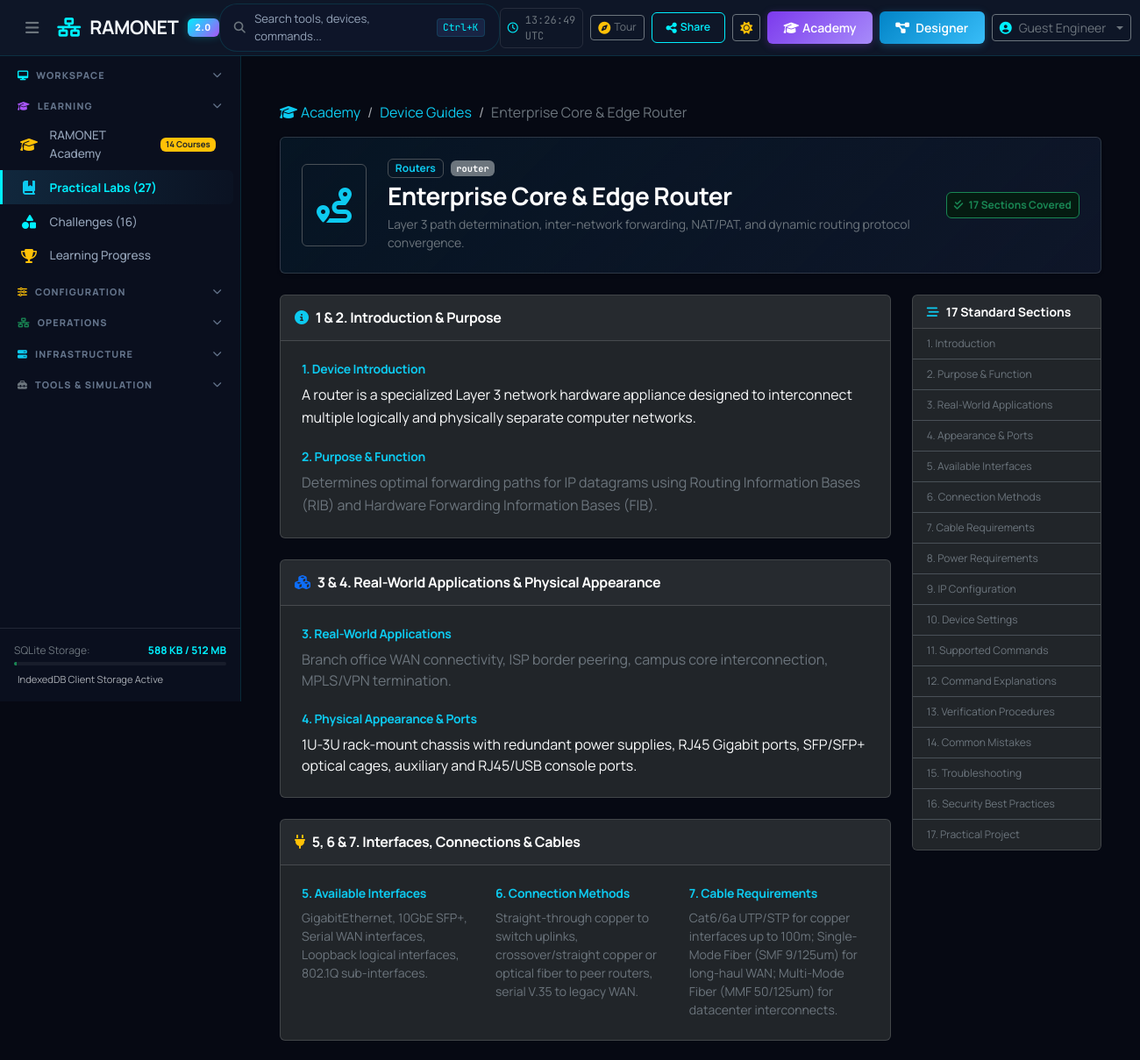
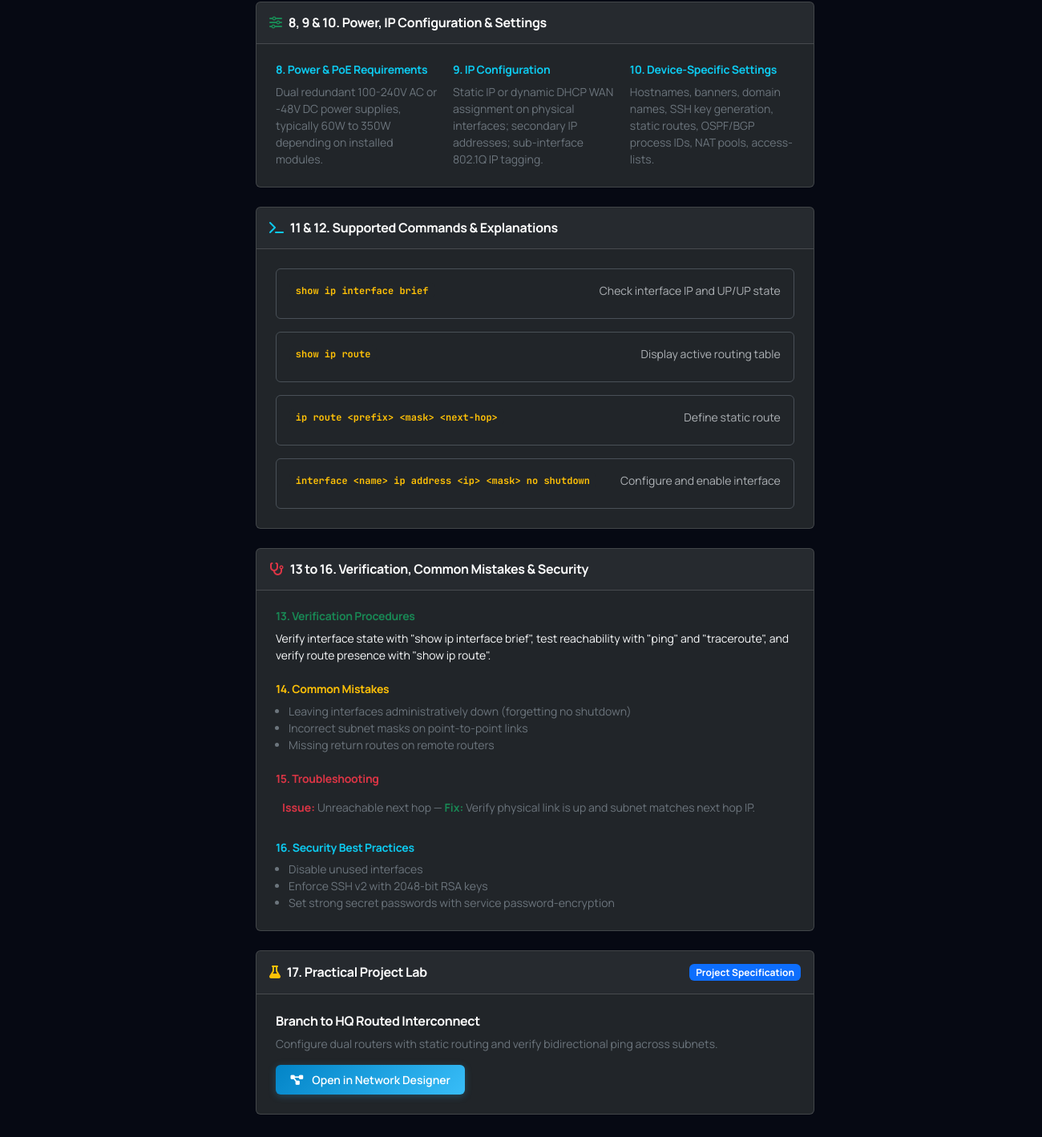
The page /academy/devices/router/ on the database its author committed (2 pictures, top to bottom).
### academy/models.py (models this page shows, shortened)
class DeviceGuide(models.Model):
    device_type = models.CharField(max_length=64, unique=True, help_text="e.g. router, layer2_switch, firewall")
    name = models.CharField(max_length=128)
    slug = models.SlugField(max_length=128, unique=True)
    category = models.CharField(max_length=64)
    icon = models.CharField(max_length=64, default='fa-server')
    summary = models.TextField()
    section_1_intro = models.TextField(help_text="1. Device introduction")
    section_2_purpose = models.TextField(help_text="2. Purpose and function")
    section_3_applications = models.TextField(help_text="3. Real-world applications")
    section_4_appearance_ports = models.TextField(help_text="4. Physical appearance and ports")
    section_5_interfaces = models.TextField(help_text="5. Available interfaces")
    section_6_connection_methods = models.TextField(help_text="6. Connection methods")
    section_7_cables = models.TextField(help_text="7. Cable requirements")
    section_8_power_requirements = models.TextField(help_text="8. Power and PoE requirements")
    section_9_ip_configuration = models.TextField(help_text="9. IP configuration")
    section_10_device_settings = models.TextField(help_text="10. Device-specific settings")
    section_11_commands = models.JSONField(default=list, help_text="11. Supported commands")
    section_12_command_explanations = models.JSONField(default=list, help_text="12. Command explanations")
    section_13_verification = models.TextField(help_text="13. Verification procedures")
    section_14_common_mistakes = models.JSONField(default=list, help_text="14. Common mistakes")
    section_15_troubleshooting = models.JSONField(default=list, help_text="15. Troubleshooting")
    section_16_security_practices = models.JSONField(default=list, help_text="16. Security best practices")
    section_17_practical_project = models.JSONField(default=dict, help_text="17. Practical project topology & steps")
    order = models.PositiveIntegerField(default=0)
    class Meta:
        ordering = ['order', 'name']

### academy/views.py (the view)
# urls.py: path('devices/<slug:slug>/', views.device_guide_detail_view, name='device_guide_detail'),
def device_guide_detail_view(request, slug):
    device = get_object_or_404(DeviceGuide, slug=slug)
    context = {
        'page_title': f"{device.name} Reference Guide — Ramonet Academy",
        'device': device,
    }
    return render(request, 'academy/device_guide_detail.html', context)

### templates/academy/device_guide_detail.html (shortened to what this page needs)
{% extends 'base.html' %}
{% load static %}
{% block content %}
<div class="container-fluid py-4">
    <nav aria-label="breadcrumb" class="mb-3">
        <ol class="breadcrumb">
            <li class="breadcrumb-item"><a href="{% url 'academy:dashboard' %}" class="text-info text-decoration-none"><i class="fa-solid fa-graduation-cap me-1"></i>Academy</a></li>
            <li class="breadcrumb-item"><a href="{% url 'academy:device_guides' %}" class="text-info text-decoration-none">Device Guides</a></li>
            <li class="breadcrumb-item active text-secondary" aria-current="page">{{ device.name }}</li>
        </ol>
    </nav>
    <div class="card bg-card border-accent mb-4 shadow-sm" style="background: linear-gradient(135deg, rgba(14, 165, 233, 0.08) 0%, rgba(15, 23, 42, 0.95) 100%);">
        <div class="card-body p-4 d-flex flex-column flex-md-row align-items-md-center justify-content-between gap-3">
            <div class="d-flex align-items-center gap-4">
                <div class="fs-1 text-info p-3 bg-card-secondary rounded border border-accent">
                    <i class="fa-solid {{ device.icon }}"></i>
                </div>
                <div>
                    <div class="d-flex align-items-center gap-2 mb-1">
                        <span class="badge bg-card-secondary text-info border border-accent">{{ device.category }}</span>
                        <span class="badge bg-secondary font-monospace" style="font-size: 0.65rem;">{{ device.device_type }}</span>
                    </div>
                    <h2 class="h3 text-white fw-bold mb-1">{{ device.name }}</h2>
                    <p class="text-secondary small mb-0">{{ device.summary }}</p>
                </div>
            </div>
            <div class="flex-shrink-0 text-end">
                <span class="badge bg-success-subtle text-success border border-success p-2">
                    <i class="fa-solid fa-check-double me-1"></i> 17 Sections Covered
                </span>
            </div>
        </div>
    </div>
    <div class="row g-4">
        <div class="col-lg-9">
            <div class="card bg-card border-accent mb-4">
                <div class="card-header bg-card-secondary border-accent py-3">
                    <h3 class="h6 text-white fw-bold mb-0"><i class="fa-solid fa-circle-info text-info me-2"></i>1 & 2. Introduction & Purpose</h3>
                </div>
                <div class="card-body p-4">
                    <h5 class="small text-info fw-bold mb-2">1. Device Introduction</h5>
                    <p class="text-light mb-4" style="line-height: 1.6;">{{ device.section_1_intro }}</p>
                    <h5 class="small text-info fw-bold mb-2">2. Purpose & Function</h5>
                    <p class="text-secondary mb-0" style="line-height: 1.6;">{{ device.section_2_purpose }}</p>
                </div>
            </div>
            <div class="card bg-card border-accent mb-4">
                <div class="card-header bg-card-secondary border-accent py-3">
                    <h3 class="h6 text-white fw-bold mb-0"><i class="fa-solid fa-cubes text-primary me-2"></i>3 & 4. Real-World Applications & Physical Appearance</h3>
                </div>
                <div class="card-body p-4">
                    <h5 class="small text-info fw-bold mb-2">3. Real-World Applications</h5>
                    <p class="text-secondary mb-4">{{ device.section_3_applications }}</p>
                    <h5 class="small text-info fw-bold mb-2">4. Physical Appearance & Ports</h5>
                    <p class="text-light mb-0">{{ device.section_4_appearance_ports }}</p>
                </div>
            </div>
            <div class="card bg-card border-accent mb-4">
                <div class="card-header bg-card-secondary border-accent py-3">
                    <h3 class="h6 text-white fw-bold mb-0"><i class="fa-solid fa-plug text-warning me-2"></i>5, 6 & 7. Interfaces, Connections & Cables</h3>
                </div>
                <div class="card-body p-4">
                    <div class="row g-3">
                        <div class="col-md-4">
                            <h5 class="small text-info fw-bold mb-2">5. Available Interfaces</h5>
                            <p class="small text-secondary mb-0">{{ device.section_5_interfaces }}</p>
                        </div>
                        <div class="col-md-4">
                            <h5 class="small text-info fw-bold mb-2">6. Connection Methods</h5>
                            <p class="small text-secondary mb-0">{{ device.section_6_connection_methods }}</p>
                        </div>
                        <div class="col-md-4">
                            <h5 class="small text-info fw-bold mb-2">7. Cable Requirements</h5>
                            <p class="small text-secondary mb-0">{{ device.section_7_cables }}</p>
                        </div>
                    </div>
                </div>
            </div>
            <div class="card bg-card border-accent mb-4">
                <div class="card-header bg-card-secondary border-accent py-3">
                    <h3 class="h6 text-white fw-bold mb-0"><i class="fa-solid fa-sliders text-success me-2"></i>8, 9 & 10. Power, IP Configuration & Settings</h3>
                </div>
                <div class="card-body p-4">
                    <div class="row g-3">
                        <div class="col-md-4">
                            <h5 class="small text-info fw-bold mb-2">8. Power & PoE Requirements</h5>
                            <p class="small text-secondary mb-0">{{ device.section_8_power_requirements }}</p>
                        </div>
                        <div class="col-md-4">
                            <h5 class="small text-info fw-bold mb-2">9. IP Configuration</h5>
                            <p class="small text-secondary mb-0">{{ device.section_9_ip_configuration }}</p>
                        </div>
                        <div class="col-md-4">
                            <h5 class="small text-info fw-bold mb-2">10. Device-Specific Settings</h5>
                            <p class="small text-secondary mb-0">{{ device.section_10_device_settings }}</p>
                        </div>
                    </div>
                </div>
            </div>
            <div class="card bg-card border-accent mb-4">
                <div class="card-header bg-card-secondary border-accent py-3">
                    <h3 class="h6 text-white fw-bold mb-0"><i class="fa-solid fa-terminal text-info me-2"></i>11 & 12. Supported Commands & Explanations</h3>
                </div>
                <div class="card-body p-4">
                    <div class="d-flex flex-column gap-3">
                        {% for cmd in device.section_11_commands %}
                        <div class="bg-card-secondary p-3 rounded border border-accent">
                            <div class="d-flex align-items-center justify-content-between mb-2">
                                <span class="badge bg-dark text-warning font-monospace">{{ cmd.cmd }}</span>
                                <span class="small text-muted">{{ cmd.desc }}</span>
                            </div>
                        </div>
                        {% empty %}
                        <p class="small text-muted mb-0">Hardware operates with web management or passive Layer 1 switching.</p>
                        {% endfor %}
                    </div>
                </div>
            </div>
            <div class="card bg-card border-accent mb-4">
                <div class="card-header bg-card-secondary border-accent py-3">
                    <h3 class="h6 text-white fw-bold mb-0"><i class="fa-solid fa-stethoscope text-danger me-2"></i>13 to 16. Verification, Common Mistakes & Security</h3>
                </div>
                <div class="card-body p-4">
                    <div class="mb-4">
                        <h5 class="small text-success fw-bold mb-2">13. Verification Procedures</h5>
                        <p class="text-light small mb-0">{{ device.section_13_verification }}</p>
                    </div>
                    <div class="mb-4">
                        <h5 class="small text-warning fw-bold mb-2">14. Common Mistakes</h5>
                        <ul class="small text-secondary ps-3 mb-0">
                            {% for m in device.section_14_common_mistakes %}
                            <li>{{ m }}</li>
                            {% endfor %}
                        </ul>
                    </div>
                    <div class="mb-4">
                        <h5 class="small text-danger fw-bold mb-2">15. Troubleshooting</h5>
                        <div class="d-flex flex-column gap-2">
                            {% for t in device.section_15_troubleshooting %}
                            <div class="bg-card-secondary p-2 rounded small text-secondary">
                                <strong class="text-danger">Issue:</strong> {{ t.issue }} — <strong class="text-success">Fix:</strong> {{ t.fix }}
                            </div>
                            {% endfor %}
                        </div>
                    </div>
                    <div>
                        <h5 class="small text-info fw-bold mb-2">16. Security Best Practices</h5>
                        <ul class="small text-secondary ps-3 mb-0">
                            {% for s in device.section_16_security_practices %}
                            <li>{{ s }}</li>
                            {% endfor %}
                        </ul>
                    </div>
                </div>
            </div>
            <div class="card bg-card border-accent mb-5">
                <div class="card-header bg-card-secondary border-accent py-3 d-flex align-items-center justify-content-between">
                    <h3 class="h6 text-white fw-bold mb-0"><i class="fa-solid fa-flask text-warning me-2"></i>17. Practical Project Lab</h3>
                    <span class="badge bg-primary">Project Specification</span>
                </div>
                <div class="card-body p-4">
                    <h5 class="h6 text-white fw-bold mb-2">{{ device.section_17_practical_project.title }}</h5>
                    <p class="text-secondary small mb-3">{{ device.section_17_practical_project.summary }}</p>
                    <a href="{% url 'topology:designer' %}" class="btn btn-sm btn-primary-blue">
                        <i class="fa-solid fa-diagram-project me-1"></i> Open in Network Designer
                    </a>
                </div>
            </div>
        </div>
        <div class="col-lg-3">
            <div class="card bg-card border-accent sticky-top" style="top: 80px;">
                <div class="card-header bg-card-secondary border-accent py-2 small fw-bold text-white">
                    <i class="fa-solid fa-bars-staggered me-2 text-info"></i>17 Standard Sections
                </div>
                <div class="list-group list-group-flush small" style="font-size: 0.75rem;">
                    <div class="list-group-item bg-card text-secondary border-accent">1. Introduction</div>
                    <div class="list-group-item bg-card text-secondary border-accent">2. Purpose & Function</div>
                    <div class="list-group-item bg-card text-secondary border-accent">3. Real-World Applications</div>
                    <div class="list-group-item bg-card text-secondary border-accent">4. Appearance & Ports</div>
                    <div class="list-group-item bg-card text-secondary border-accent">5. Available Interfaces</div>
                    <div class="list-group-item bg-card text-secondary border-accent">6. Connection Methods</div>
                    <div class="list-group-item bg-card text-secondary border-accent">7. Cable Requirements</div>
                    <div class="list-group-item bg-card text-secondary border-accent">8. Power Requirements</div>
                    <div class="list-group-item bg-card text-secondary border-accent">9. IP Configuration</div>
                    <div class="list-group-item bg-card text-secondary border-accent">10. Device Settings</div>
                    <div class="list-group-item bg-card text-secondary border-accent">11. Supported Commands</div>
                    <div class="list-group-item bg-card text-secondary border-accent">12. Command Explanations</div>
                    <div class="list-group-item bg-card text-secondary border-accent">13. Verification Procedures</div>
                    <div class="list-group-item bg-card text-secondary border-accent">14. Common Mistakes</div>
                    <div class="list-group-item bg-card text-secondary border-accent">15. Troubleshooting</div>
                    <div class="list-group-item bg-card text-secondary border-accent">16. Security Best Practices</div>
                    <div class="list-group-item bg-card text-secondary border-accent">17. Practical Project</div>
                </div>
            </div>
        </div>
    </div>
</div>
{% endblock %}

### rows shown on the page
DeviceGuide: name "Enterprise Core & Edge Router", category "Routers", device_type "router", summary "Layer 3 path determination, inter-network forwarding, NAT/PAT, and dynamic routing protocol convergence.", section_1_intro "A router is a specialized Layer 3 network hardware appliance designed to interconnect multiple logically and physically separate computer networks.", section_2_purpose "Determines optimal forwarding paths for IP datagrams using Routing Information Bases (RIB) and Hardware Forwarding Information Bases (FIB).", section_3_applications "Branch office WAN connectivity, ISP border peering, campus core interconnection, MPLS/VPN termination.", section_4_appearance_ports "1U-3U rack-mount chassis with redundant power supplies, RJ45 Gigabit ports, SFP/SFP+ optical cages, auxiliary and RJ45/USB console ports.", section_5_interfaces "GigabitEthernet, 10GbE SFP+, Serial WAN interfaces, Loopback logical interfaces, 802.1Q sub-interfaces.", section_6_connection_methods "Straight-through copper to switch uplinks, crossover/straight copper or optical fiber to peer routers, serial V.35 to legacy WAN.", section_7_cables "Cat6/6a UTP/STP for copper interfaces up to 100m; Single-Mode Fiber (SMF 9/125um) for long-haul WAN; Multi-Mode Fiber (MMF 50/125um) for datacenter interconnects.", section_8_power_requirements "Dual redundant 100-240V AC or -48V DC power supplies, typically 60W to 350W depending on installed modules.", section_9_ip_configuration "Static IP or dynamic DHCP WAN assignment on physical interfaces; secondary IP addresses; sub-interface 802.1Q IP tagging.", section_10_device_settings "Hostnames, banners, domain names, SSH key generation, static routes, OSPF/BGP process IDs, NAT pools, access-lists.", section_13_verification "Verify interface state with \"show ip interface brief\", test reachability with \"ping\" and \"traceroute\", and verify route presence with \"show ip route\".", section_17_practical_project "Branch to HQ Routed Interconnect", section_17_practical_project.summary "Configure dual routers with static routing and verify bidirectional ping across subnets."

### other values the page prints
{{ request.user.username|default:"Guest Engineer" }} "Guest Engineer"
{{ cmd.cmd }} "show ip interface brief" "show ip route" "ip route <prefix> <mask> <next-hop>" "interface <name> ip address <ip> <mask> no shutdown"
{{ cmd.desc }} "Check interface IP and UP/UP state" "Display active routing table" "Define static route" "Configure and enable interface"
{{ m }} "Leaving interfaces administratively down (forgetting no shutdown)" "Incorrect subnet masks on point-to-point links" "Missing return routes on remote routers"
{{ t.issue }} "Unreachable next hop"
{{ t.fix }} "Verify physical link is up and subnet matches next hop IP."
{{ s }} "Disable unused interfaces" "Enforce SSH v2 with 2048-bit RSA keys" "Set strong secret passwords with service password-encryption"
